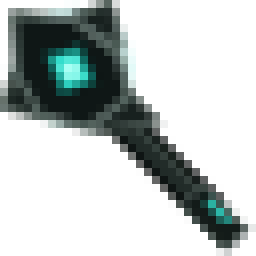
#> input picture assets/cursor-mace.png, 32 x 32 px (shown 8 times larger)
$ python make_cursor.py ../assets/cursor-mace.png 100
#> lines starting #> are read from the running program, lines starting #| are printed output that depends on the picture
#!/usr/bin/env python3
"""Turn a weapon render into the site cursor.

    python3 tools/make_cursor.py assets/<the-image-you-uploaded>.png

Mirrors it so the head leads at the top-left, trims transparent margins, scales
it to a size browsers will accept, and writes assets/cursor-mace.png. Prints the
hotspot to use in css/layout.css.
"""
import sys, os
from PIL import Image

SIZE = 44

if len(sys.argv) < 2:
    sys.exit("usage: make_cursor.py <image> [size]")
src = sys.argv[1]
size = int(sys.argv[2]) if len(sys.argv) > 2 else SIZE
out = os.path.join(os.path.dirname(os.path.abspath(__file__)), os.pardir,
                   "assets", "cursor-mace.png")

im = Image.open(src).convert("RGBA")
#> im is the input picture: PIL image 32x32 RGBA; mean R, G, B, A 14.3, 23.1, 21.7, 77.1

# Flat white/near-white backgrounds are common on wiki renders and would make the
# cursor a rectangle following the pointer. Knock them out before anything else.
if im.getextrema()[3][0] == 255:
    px = im.load()
    w, h = im.size
    corners = [px[0, 0], px[w - 1, 0], px[0, h - 1], px[w - 1, h - 1]]
    if all(c[0] > 235 and c[1] > 235 and c[2] > 235 for c in corners):
        for y in range(h):
            for x in range(w):
                r, g, b, a = px[x, y]
                if r > 235 and g > 235 and b > 235:
                    px[x, y] = (r, g, b, 0)

im = im.transpose(Image.FLIP_LEFT_RIGHT)
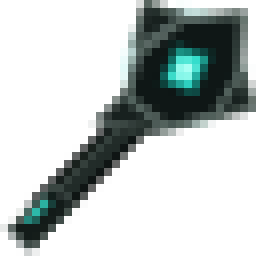
#> im: PIL image 32x32 RGBA (shown 8 times larger); mean R, G, B, A 14.3, 23.1, 21.7, 77.1; transparent parts drawn white

alpha = im.getchannel("A")
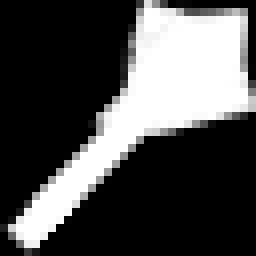
#> alpha: PIL image 32x32 L (shown 8 times larger); min 0, max 255, mean 77.1
bbox = alpha.point(lambda v: 255 if v > 12 else 0).getbbox()
#> bbox = (0, 0, 32, 32)
if bbox:
    im = im.crop(bbox)

im.thumbnail((size, size), Image.LANCZOS)

canvas = Image.new("RGBA", (size, size), (0, 0, 0, 0))
#> canvas: PIL image 100x100 RGBA; every value is 0
canvas.paste(im, (0, 0))
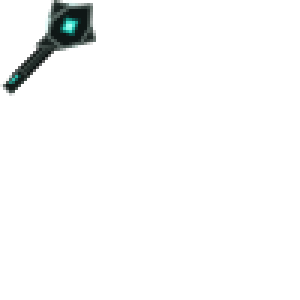
#> canvas: PIL image 100x100 RGBA (shown 3 times larger); mean R, G, B, A 1.5, 2.4, 2.2, 7.9; transparent parts drawn white
canvas.save(out)

# hotspot: first opaque pixel scanning from the top-left corner outwards
px = canvas.load()
spot = (2, 2)
found = False
for d in range(size * 2):
    for x in range(min(d, size - 1), -1, -1):
        y = d - x
        if y < size and px[x, y][3] > 128:
            spot = (x, y)
            found = True
            break
    if found:
        break

print(f"wrote {os.path.normpath(out)}  {canvas.size[0]}x{canvas.size[1]}")
#| wrote assets/cursor-mace.png  100x100
print(f"hotspot: {spot[0]} {spot[1]}")
opaque = sum(1 for p in list(canvas.getdata()) if p[3] > 10)
#> opaque = 352
print(f"opaque pixels: {opaque}/{size * size}")
#| opaque pixels: 352/10000
